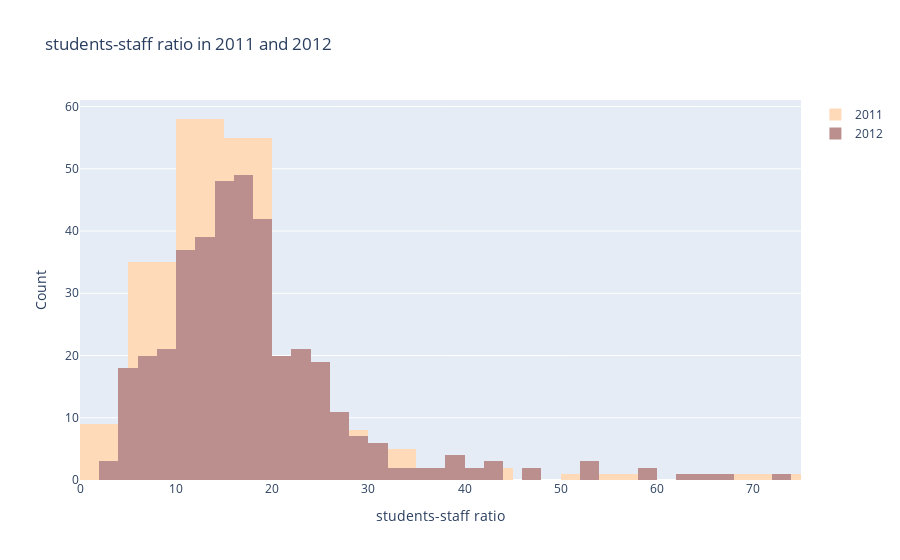

This figure's notebook cell:
### Markdown cell above
Lets look at histogram of students-staff ratio in 2011 and 2012 years. 

    
* trace1 = first histogram
    * x = x axis
    * y = y axis
    * opacity = opacity of histogram
    * name = name of legend
    * marker = color of histogram
* trace2 = second histogram
* layout = layout 
    * barmode = mode of histogram like overlay. Also you can change it with *stack*

### Code cell
x2011=timesData.student_staff_ratio[timesData.year==2011]
x2012=timesData.student_staff_ratio[timesData.year==2012]

trace1 = go.Histogram(
                    x = x2011,
                    name = "2011",
                    marker = dict(color = 'peachpuff'))
                    #text= x2011.university_name)
trace2 = go.Histogram(
                    x = x2012,
                    name = "2012",
                    marker = dict(color = 'rosybrown'))
                    #text= x2012.university_name)

data=[trace1,trace2]
    

layout = go.Layout(barmode='overlay',
                   title=' students-staff ratio in 2011 and 2012',
                   xaxis=dict(title='students-staff ratio'),
                   yaxis=dict( title='Count'),
)
fig = go.Figure(data=data, layout=layout)
iplot(fig)

### Figure 1 — Plotly figure (JSON) as saved in the notebook; plotly's stock layout.template omitted (floating-point values rounded to 4 significant figures; data arrays with more than 128 entries replaced by an {"elided": "..."} marker saying what was removed)
{"data": [{"marker": {"color": "peachpuff"}, "name": "2011", "type": "histogram", "x": {"elided": "200 float values"}}, {"marker": {"color": "rosybrown"}, "name": "2012", "type": "histogram", "x": {"elided": "402 float values"}}], "layout": {"barmode": "overlay", "title": {"text": " students-staff ratio in 2011 and 2012"}, "xaxis": {"title": {"text": "students-staff ratio"}}, "yaxis": {"title": {"text": "Count"}}}}
